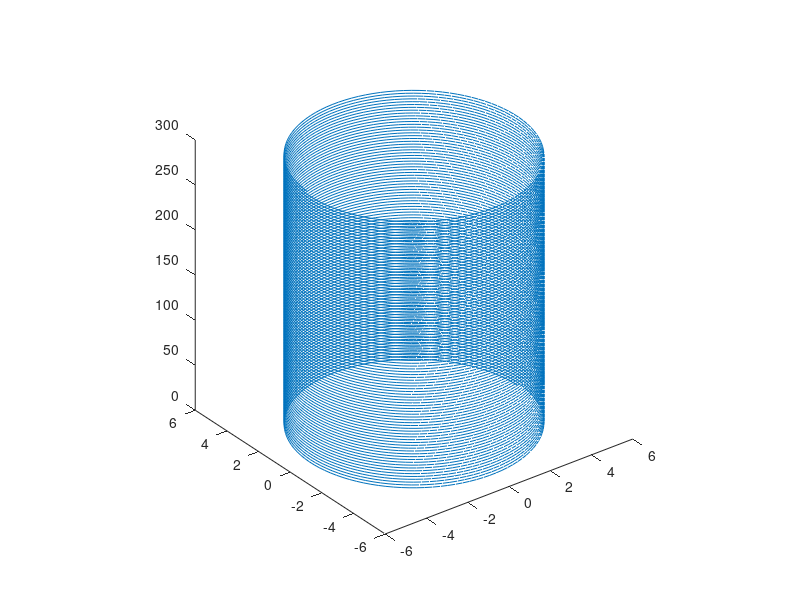
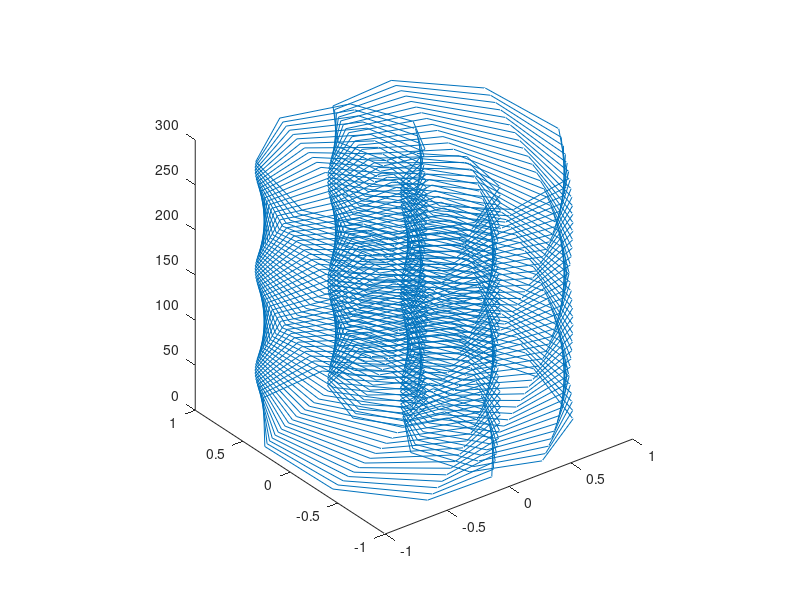
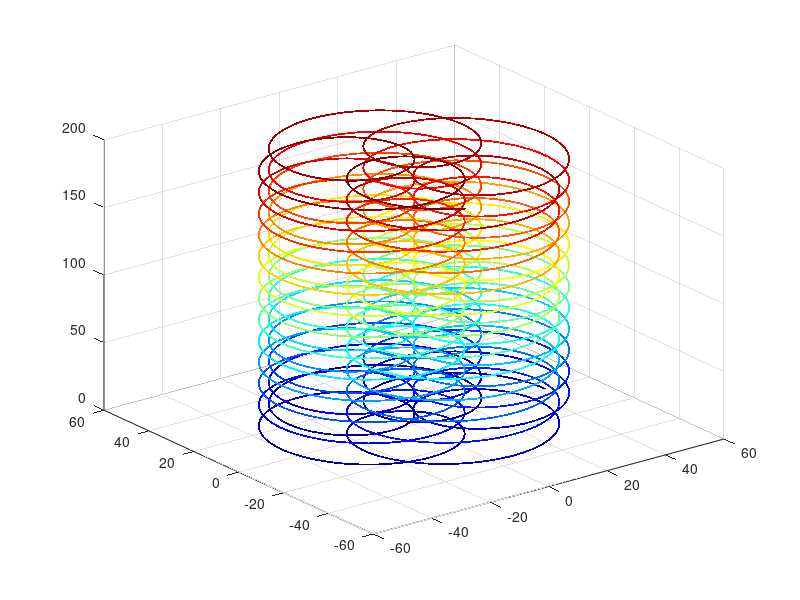

Source code (MATLAB) for these figures, in order: (Note: this script raises an error after producing the figures.)
clear all
close all

figure(1)
k = 3;
t = 0:0.01:100;

z = k*t;
r = 5;

x = r .* cos(t * 6);
y = r .* sin(t * 6);


plot3(x, y, z);
pbaspect([1, 1, 1]);


figure(2)
k = 3;
t = 0:0.1:100;

z = k*t;
r = cos(t * 3);
%r = floor(t / 10);

x = r .* cos(t * 6);
y = r .* sin(t * 6) * 1.2;


plot3(x, y, z);
pbaspect([1, 1, 1]);

figure(3)
k = 5;
t = 0:0.001:40;

z = k*t;
r = cos(t * 4) * 45;
%r = floor(t / 10);

x = r .* cos(t * 6);
y = r .* sin(t * 6);

colormap(jet)
scatter3(x, y, z, 2, z, 'filled');
hold on
%plot3(x, y, z);
plotCylinderFunc(50, 200)
pbaspect([1, 1, 1]);

xlim([-50 50])
ylim([-50 50])
zlim([0 200])
%set(gca,'box','off')
%set(gca,'visible','off')
set(gca,'linewidth',2,'fontsize',16,'fontweight','bold','plotboxaspectratiomode','manual','xminortick','on','yminortick','on');
set(gca,'TickLength',[0.04;0.02]);
pbaspect([1 1 1])
%saveas(gcf,'traj.png')
axis off
print(gcf,'traj.png','-dpng','-r600');



figure(4)
k = 5;
t = 0:0.04:100;

z = k*t;
r = cos(t * 5) * 45;
%r = floor(t / 10);

x = r .* cos(t * 7);
y = r .* sin(t * 7);


scatter3(x, y, z,[], z, 'filled');
hold on
plot3(x, y, z);

pbaspect([1, 1, 1]);



